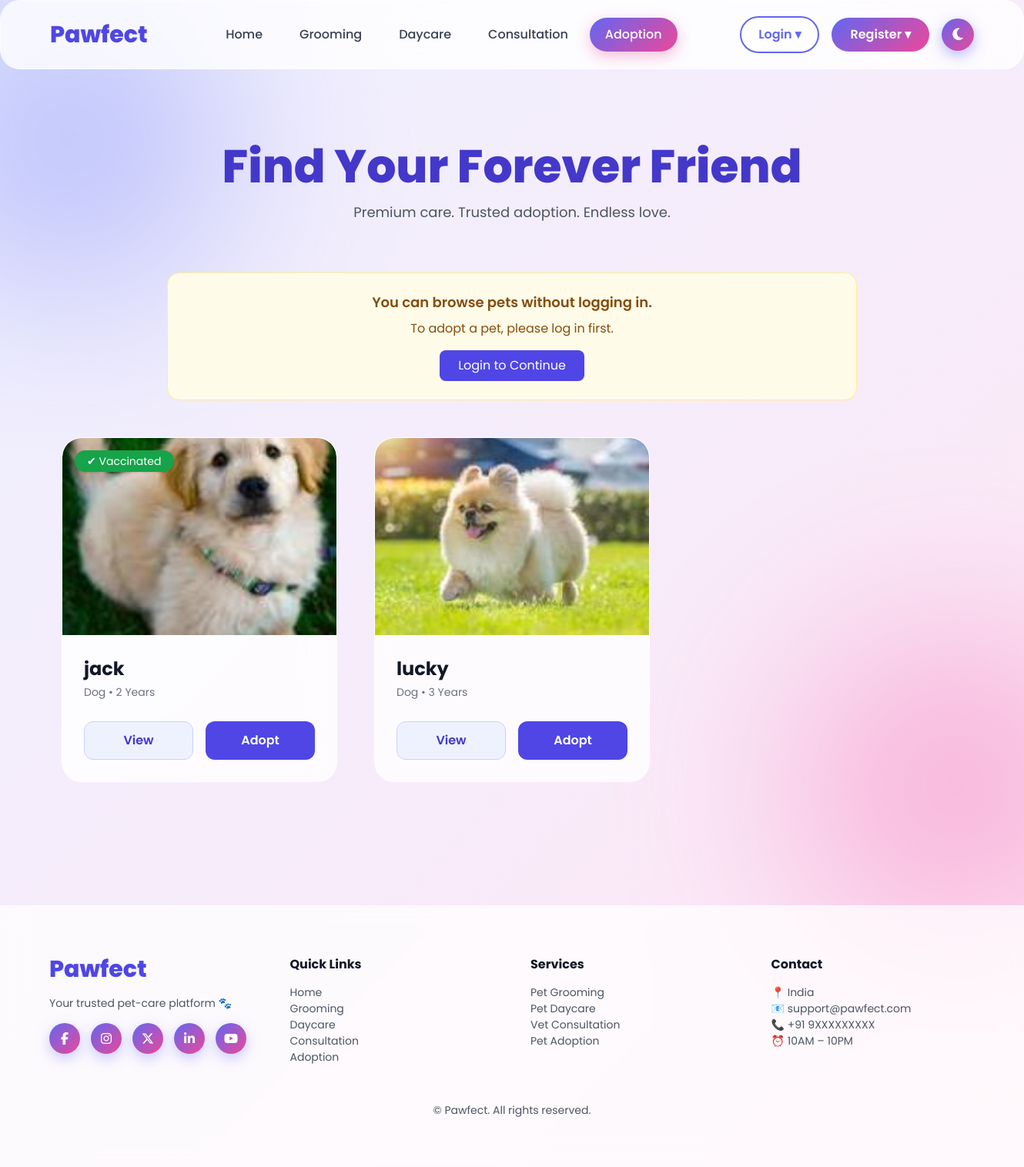
Page /adoption/adoptionlist/ on the earlier database version.
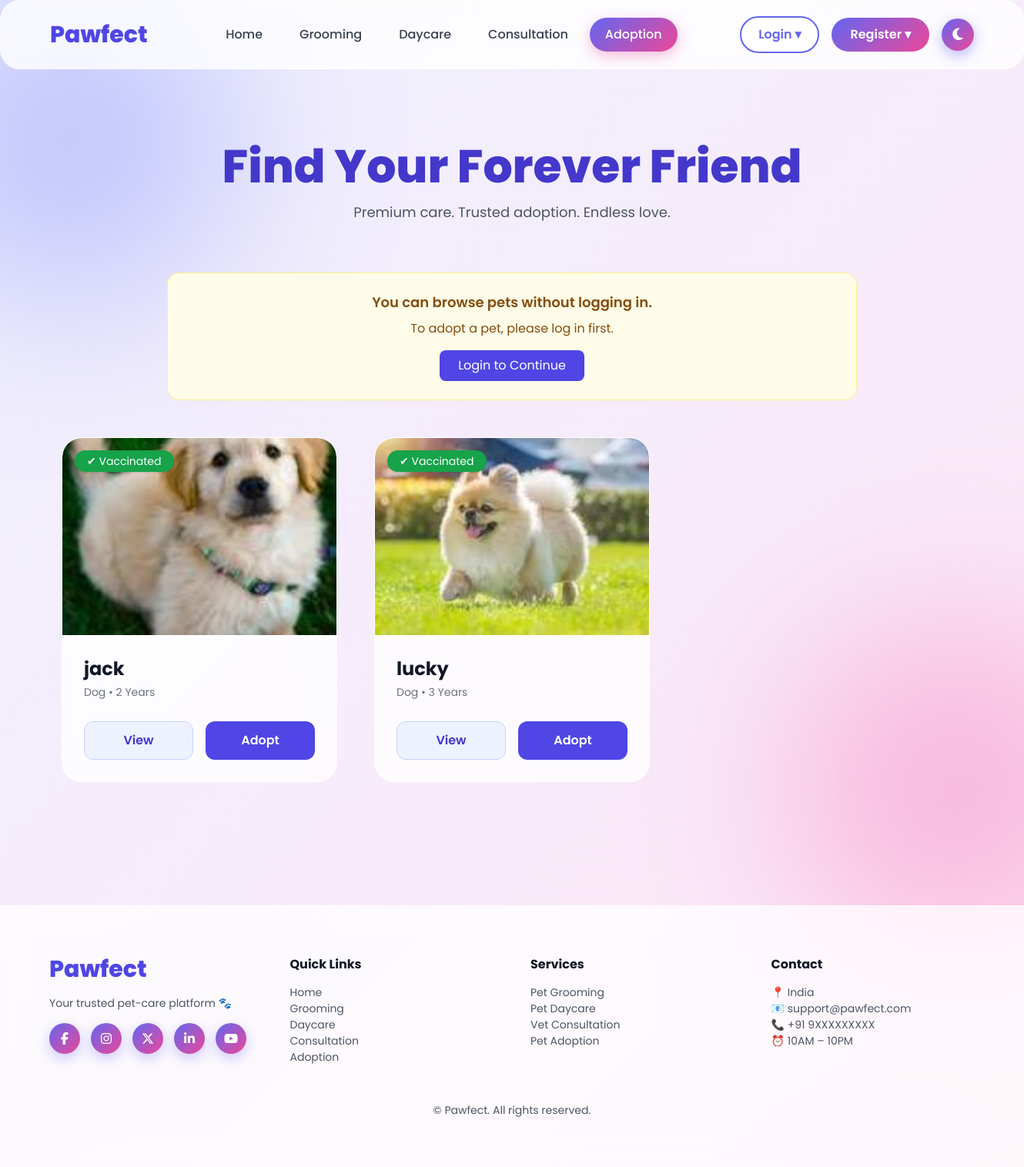
Same page on the later database version.
### petapp/models.py (models this page shows, shortened)
class Pet(models.Model):
    STATUS_CHOICES = [
        ("available", "Available"),
        ("adopted", "Adopted"),
        ("hidden", "Hidden"),
    ]
    name = models.CharField(max_length=100)
    pet_type = models.CharField(max_length=100)
    age = models.PositiveIntegerField()
    description = models.TextField()
    image = models.ImageField(upload_to='pet_images/', blank=True, null=True)
    vaccinated = models.BooleanField(default=True)
    status = models.CharField(max_length=20, choices=STATUS_CHOICES, default="available")

### petapp/views.py (the view)
# urls.py: path("adoption/adoptionlist/", views.adoptionlist, name="adoptionlist"),
def adoptionlist(request):
    pets = Pet.objects.all()
    return render(request, "user/adoptionlist.html", {"pets": pets})

### templates/user/adoptionlist.html (shortened to what this page needs)
{% extends "user/base.html" %}
{% load static %}
{% block content %}
<div class="blob one"></div>
<div class="blob two"></div>
<div class="text-center mt-24 mb-16">
  <h1 class="text-6xl font-extrabold text-indigo-700">
    Find Your Forever Friend
  </h1>
  <p class="text-gray-600 text-lg mt-4">
    Premium care. Trusted adoption. Endless love.
  </p>
</div>
{% if not request.session.user_id %}
<div class="max-w-4xl mx-auto mb-12 p-6 rounded-2xl bg-yellow-50 border border-yellow-200 text-yellow-800 text-center">
  <p class="text-lg font-semibold">You can browse pets without logging in.</p>
  <p class="mt-2">To adopt a pet, please log in first.</p>
  <a href="{% url 'petapp:login' %}"
     class="inline-block mt-4 px-6 py-2 bg-indigo-600 text-white rounded-lg hover:bg-indigo-700 transition">
    Login to Continue
  </a>
</div>
{% endif %}
<div class="grid sm:grid-cols-2 lg:grid-cols-3 gap-12 px-6 md:px-20 pb-24">
{% for pet in pets %}
<div class="glass pet-card overflow-hidden relative">
  {% if pet.vaccinated %}
  <span class="absolute top-4 left-4 bg-green-600 text-white px-4 py-1 rounded-full text-sm shadow">
    ✔ Vaccinated
  </span>
  {% endif %}
  <div class="overflow-hidden rounded-t-3xl">
    <img src="{{ pet.image.url }}" class="w-full h-64 object-cover">
  </div>
  <div class="p-7">
    <h3 class="text-2xl font-bold">{{ pet.name }}</h3>
    <p class="text-gray-500 text-sm mt-1">
      {{ pet.pet_type }} • {{ pet.age }} Years
    </p>
    <div class="flex gap-4 mt-7">
      <a href="{% url 'petapp:petDetails' pet.id %}"
         class="w-1/2 py-3 text-center bg-indigo-50 border border-indigo-200 text-indigo-700 rounded-xl font-semibold">
        View
      </a>
      {% if pet.id in requested_pets %}
      <button disabled
        class="w-1/2 py-3 text-center bg-gray-300 text-gray-600 rounded-xl font-semibold cursor-not-allowed">
        Requested
      </button>
      {% else %}
      <button
        onclick="openAdoptModal('{{ pet.id }}')"
        class="adopt-btn w-1/2 py-3 text-center bg-indigo-600 hover:bg-indigo-700 text-white rounded-xl font-semibold">
        Adopt
      </button>
      {% endif %}
    </div>
  </div>
</div>
{% empty %}
<p class="text-center col-span-3 text-gray-500 text-lg">
  No pets available for adoption right now 🐾
</p>
{% endfor %}
</div>
{% endblock %}

Differences in the rows shown:
changed Pet "lucky": now shows "✔ Vaccinated"
